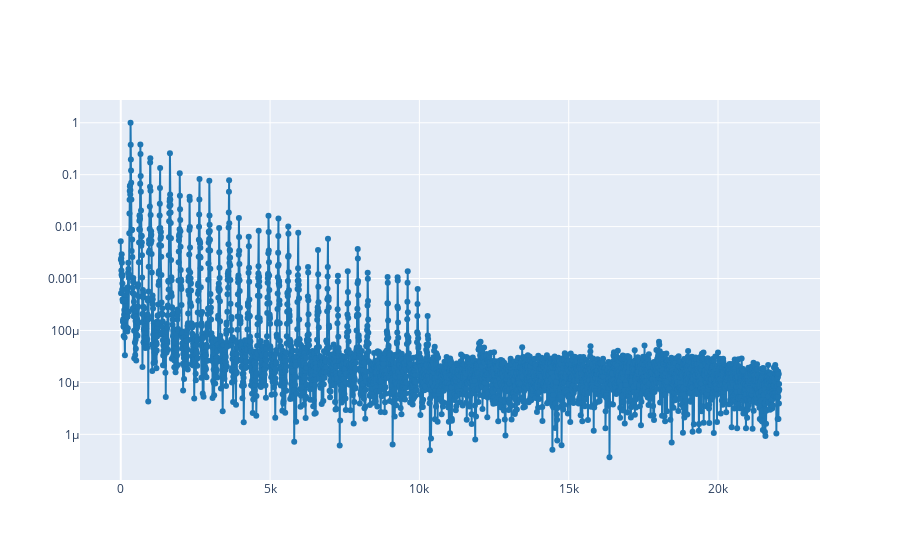

Notebook source saved alongside this figure:
### Markdown cell above
1.2. Select a time where almost all harmonics are present and plot the spectrum at that time.

### Code cell
# Write the code here
selected_time= 1
plot_spectrum_at(ff, tt, S_ref, selected_time)

### Figure 1 — Plotly figure (JSON) as saved in the notebook; plotly's stock layout.template omitted (floating-point values rounded to 4 significant figures; data arrays with more than 128 entries replaced by an {"elided": "..."} marker saying what was removed)
{"data": [{"line": {"color": "#1f77b4", "shape": "linear"}, "mode": "lines+markers", "type": "scatter", "x": {"elided": "4097 float values"}, "y": {"elided": "4097 float values"}}], "layout": {"yaxis": {"type": "log"}}}
